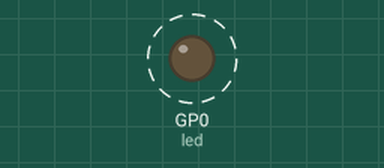
Recording of a program running on a simulated Raspberry Pi Pico running MicroPython. Shown: output pins drawn as LEDs (lit = HIGH). Dashed ring = blinking.

Above: at 0.2 s.
Timing chart, 0 to 3.0 s (numbered marks = the images above):
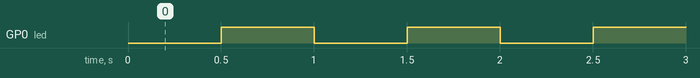

Measured:
- by itself, GP0 (led): alternates HIGH for 0.50 s and LOW for 0.50 s

The program:

timer_irq.py
```python
"""
timer irq (Ctrl-C pressed...exiting)
"""

from machine import Timer
from machine import Pin
import sys
tim = Timer(-1)

led = Pin(0, mode=Pin.OUT) # enable GP16 as output to drive the LED

ledState=0

def handleInterrupt(timer):
    global ledState
    ledState^=1
    led.value(ledState)


#tim.init(period=1000, mode=Timer.ONE_SHOT, callback=tick)
tim.init(period=500, mode=Timer.PERIODIC, callback=handleInterrupt)

try:
    while True:
        pass
except KeyboardInterrupt:
    print('Ctrl-C pressed...exiting')
    tim.deinit()
    sys.exit()
```
